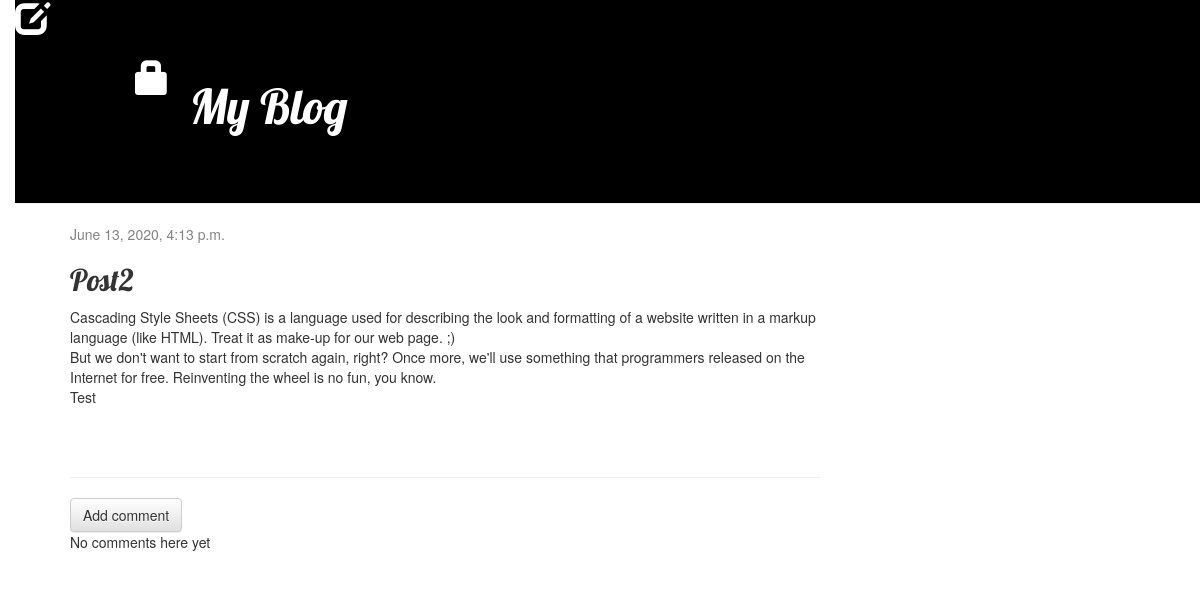
Screenshot of /post/2 with the database file from the repository.
### blog/models.py (models this page shows, shortened)
class Post(models.Model):
    author=models.ForeignKey(settings.AUTH_USER_MODEL, on_delete=models.CASCADE)
    title=models.CharField(max_length=200)
    text=models.TextField()
    created_date=models.DateTimeField(default=timezone.now)
    published_date=models.DateTimeField(blank=True, null=True)

### blog/views.py (the view)
# urls.py: path('post/<int:pk>', views.post_detail, name='post_detail'),
def post_detail(request, pk):
    post=get_object_or_404(Post, pk=pk)
    return render(request, 'blog/post_detail.html', {'post': post})

### blog/templates/blog/post_detail.html (shortened to what this page needs)
{% extends 'blog/base.html' %}
{% block content %}
    <div class="post">
        {% if post.published_date %}
            <div class="date">
                {{ post.published_date }}
            </div>
        {% else %}
            <a class="btn btn-default" href="{% url 'post_publish' pk=post.pk %}">Publish</a>
            <a class="btn btn-default" href="{% url 'post_remove' pk=post.pk %}"><span class="glyphicon glyphicon-remove"></span></a>
        {% endif %}
        <h2>{{ post.title }}</h2>
        <p>{{ post.text|linebreaksbr }}</p>
    </div>
    <hr>
    <a class="btn btn-default" href="{% url 'add_comment_to_post' pk=post.pk %}">Add comment</a>
    {% for comment in post.comments.all %}
        {% if user.is_authenticated or comment.approved_comment %}
        <div class="comment">
            <div class="date">
                {{ comment.created_date }}
                {% if not comment.approved_comment %}
                    <a class="btn btn-default" href="{% url 'comment_remove' pk=comment.pk %}"><span class="glyphicon glyphicon-remove"></span></a>
                    <a class="btn btn-default" href="{% url 'comment_approve' pk=comment.pk %}"><span class="glyphicon glyphicon-ok"></span></a>
                {% endif %}
            </div>
            <strong>{{ comment.author }}</strong>
            <p>{{ comment.text|linebreaks }}</p>
        </div>
        {% endif %}
    {% empty %}
        <p>No comments here yet</p>
    {% endfor %}
{% endblock %}

### blog/static/css/blog.css (style rules this page uses)
body { padding-left: 15px; }
h1, h2, h3, h4 { font-family: 'Lobster', cursive; }
.date { color: #828282; }
.post { margin-bottom: 70px; }

### rows the page displays
Post: published_date "June 13, 2020, 4:13 p.m.", title "Post2", text "Cascading Style Sheets (CSS) is a language used for describing the look and formatting of a website written in a markup language (like HTML). Treat it as make-up for our web page. ;) But we don't want to start from scratch again, right? Once more, we'll use something that programmers released on the Internet for free. Reinventing the wheel is no fun, you know. Test"
